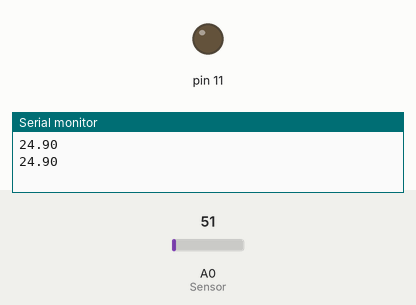
Simulated run of this sketch. Board: Arduino Uno, built with avr-gcc and run on an emulated ATmega328P. Shown: output pins drawn as LEDs (lit = HIGH), the last lines printed to the serial monitor. The inputs (shaded band) are chosen by the test bench; at power-on: A0 (Sensor) = 51.

Above: at 1.8 s.
1.9 s: A0 (Sensor) set to 58
At 3.1 s:
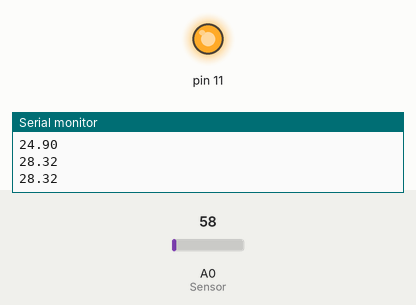
3.5 s: A0 (Sensor) set to 30
At 4.7 s:
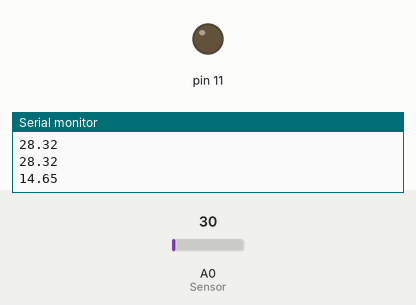
5.5 s: A0 (Sensor) set to 61
At 7.4 s:
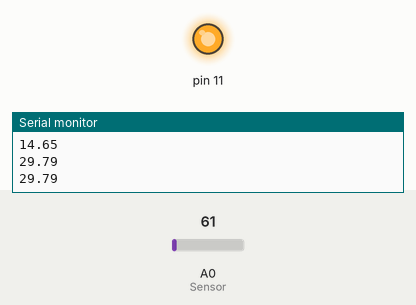
Timing chart, 0 to 8.9 s (numbered marks = the images above; inputs shaded):
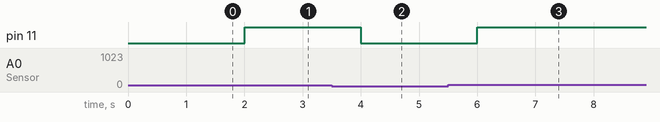

Measured:
- the behaviour switches between 51 and 52 on A0 (Sensor) (found by bisection; images 0 and 1)
- after the input at 1.9 s, pin 11: LOW → HIGH after 0.10 s
- after the input at 3.5 s, pin 11: HIGH → LOW after 0.50 s
- after the input at 5.5 s, pin 11: LOW → HIGH after 0.50 s

The sketch:

SENSOR_TEMPERATURAmpLM35DZ.ino
```cpp
int Sensor = 0 ; // Prog_15_1
     int umbral = 25 ;

     void setup()
        {
            Serial.begin(9600);
            pinMode(11,OUTPUT);
        }
     void loop()
       {
            int lectura = analogRead(Sensor);
            float voltaje = 5.0 /1024 * lectura ; // Atencion aqui
            // float temp = voltaje * 100 ; para el LM35DZ
            float temp = voltaje * 100 ; Serial.println(temp) ;
            if (temp >= umbral)
                digitalWrite(11, HIGH) ;
            else digitalWrite(11,LOW);
                delay(1000); }
```
